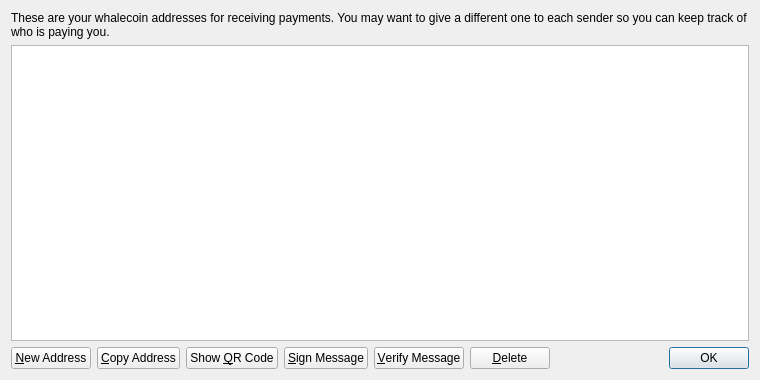
<?xml version="1.0" encoding="UTF-8"?>
<ui version="4.0">
 <class>AddressBookPage</class>
 <widget class="QWidget" name="AddressBookPage">
  <property name="geometry">
   <rect>
    <x>0</x>
    <y>0</y>
    <width>760</width>
    <height>380</height>
   </rect>
  </property>
  <property name="windowTitle">
   <string>Address Book</string>
  </property>
  <layout class="QVBoxLayout" name="verticalLayout">
   <item>
    <widget class="QLabel" name="labelExplanation">
     <property name="text">
      <string>These are your whalecoin addresses for receiving payments. You may want to give a different one to each sender so you can keep track of who is paying you.</string>
     </property>
     <property name="textFormat">
      <enum>Qt::PlainText</enum>
     </property>
     <property name="wordWrap">
      <bool>true</bool>
     </property>
    </widget>
   </item>
   <item>
    <widget class="QTableView" name="tableView">
     <property name="contextMenuPolicy">
      <enum>Qt::CustomContextMenu</enum>
     </property>
     <property name="toolTip">
      <string>Double-click to edit address or label</string>
     </property>
     <property name="tabKeyNavigation">
      <bool>false</bool>
     </property>
     <property name="alternatingRowColors">
      <bool>true</bool>
     </property>
     <property name="selectionMode">
      <enum>QAbstractItemView::SingleSelection</enum>
     </property>
     <property name="selectionBehavior">
      <enum>QAbstractItemView::SelectRows</enum>
     </property>
     <property name="sortingEnabled">
      <bool>true</bool>
     </property>
     <attribute name="verticalHeaderVisible">
      <bool>false</bool>
     </attribute>
    </widget>
   </item>
   <item>
    <layout class="QHBoxLayout" name="horizontalLayout">
     <item>
      <widget class="QPushButton" name="newAddressButton">
       <property name="toolTip">
        <string>Create a new address</string>
       </property>
       <property name="text">
        <string>&amp;New Address</string>
       </property>
       <property name="icon">
        <iconset resource="../bitcoin.qrc">
         <normaloff>:/icons/add</normaloff>:/icons/add</iconset>
       </property>
      </widget>
     </item>
     <item>
      <widget class="QPushButton" name="copyToClipboard">
       <property name="toolTip">
        <string>Copy the currently selected address to the system clipboard</string>
       </property>
       <property name="text">
        <string>&amp;Copy Address</string>
       </property>
       <property name="icon">
        <iconset resource="../bitcoin.qrc">
         <normaloff>:/icons/editcopy</normaloff>:/icons/editcopy</iconset>
       </property>
      </widget>
     </item>
     <item>
      <widget class="QPushButton" name="showQRCode">
       <property name="text">
        <string>Show &amp;QR Code</string>
       </property>
       <property name="icon">
        <iconset resource="../bitcoin.qrc">
         <normaloff>:/icons/qrcode</normaloff>:/icons/qrcode</iconset>
       </property>
      </widget>
     </item>
     <item>
      <widget class="QPushButton" name="signMessage">
       <property name="toolTip">
        <string>Sign a message to prove you own a Bitcoin address</string>
       </property>
       <property name="text">
        <string>&amp;Sign Message</string>
       </property>
       <property name="icon">
        <iconset resource="../bitcoin.qrc">
         <normaloff>:/icons/edit</normaloff>:/icons/edit</iconset>
       </property>
      </widget>
     </item>
     <item>
      <widget class="QPushButton" name="verifyMessage">
       <property name="toolTip">
        <string>Verify a message to ensure it was signed with a specified Bitcoin address</string>
       </property>
       <property name="text">
        <string>&amp;Verify Message</string>
       </property>
       <property name="icon">
        <iconset resource="../bitcoin.qrc">
         <normaloff>:/icons/transaction_0</normaloff>:/icons/transaction_0</iconset>
       </property>
      </widget>
     </item>
     <item>
      <widget class="QPushButton" name="deleteButton">
       <property name="toolTip">
        <string>Delete the currently selected address from the list. Only sending addresses can be deleted.</string>
       </property>
       <property name="text">
        <string>&amp;Delete</string>
       </property>
       <property name="icon">
        <iconset resource="../bitcoin.qrc">
         <normaloff>:/icons/remove</normaloff>:/icons/remove</iconset>
       </property>
      </widget>
     </item>
     <item>
      <spacer name="horizontalSpacer">
       <property name="orientation">
        <enum>Qt::Horizontal</enum>
       </property>
       <property name="sizeHint" stdset="0">
        <size>
         <width>40</width>
         <height>20</height>
        </size>
       </property>
      </spacer>
     </item>
     <item>
      <widget class="QDialogButtonBox" name="buttonBox">
       <property name="sizePolicy">
        <sizepolicy hsizetype="Maximum" vsizetype="Fixed">
         <horstretch>0</horstretch>
         <verstretch>0</verstretch>
        </sizepolicy>
       </property>
       <property name="standardButtons">
        <set>QDialogButtonBox::Ok</set>
       </property>
      </widget>
     </item>
    </layout>
   </item>
  </layout>
 </widget>
 <resources>
  <include location="../bitcoin.qrc"/>
 </resources>
 <connections/>
</ui>
